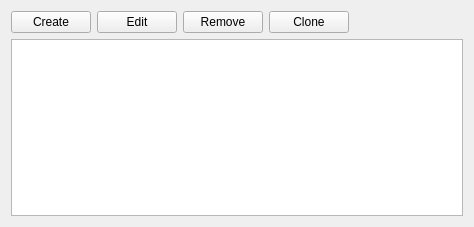
<?xml version="1.0" encoding="UTF-8"?>
<ui version="4.0">
 <class>Core::SessionSystem::SessionWidget</class>
 <widget class="QWidget" name="Core::SessionSystem::SessionWidget">
  <property name="geometry">
   <rect>
    <x>0</x>
    <y>0</y>
    <width>474</width>
    <height>227</height>
   </rect>
  </property>
  <property name="windowTitle">
   <string>Form</string>
  </property>
  <layout class="QGridLayout" name="gridLayout">
   <item row="0" column="0">
    <layout class="QHBoxLayout" name="horizontalLayout">
     <item>
      <widget class="QPushButton" name="create_button">
       <property name="text">
        <string>Create</string>
       </property>
      </widget>
     </item>
     <item>
      <widget class="QPushButton" name="edit_button">
       <property name="text">
        <string>Edit</string>
       </property>
      </widget>
     </item>
     <item>
      <widget class="QPushButton" name="remove_button">
       <property name="text">
        <string>Remove</string>
       </property>
      </widget>
     </item>
     <item>
      <widget class="QPushButton" name="clone_button">
       <property name="text">
        <string>Clone</string>
       </property>
      </widget>
     </item>
     <item>
      <spacer name="horizontalSpacer">
       <property name="orientation">
        <enum>Qt::Horizontal</enum>
       </property>
       <property name="sizeHint" stdset="0">
        <size>
         <width>40</width>
         <height>20</height>
        </size>
       </property>
      </spacer>
     </item>
    </layout>
   </item>
   <item row="1" column="0">
    <widget class="QTableView" name="session_table_view"/>
   </item>
  </layout>
 </widget>
 <resources/>
 <connections/>
</ui>
